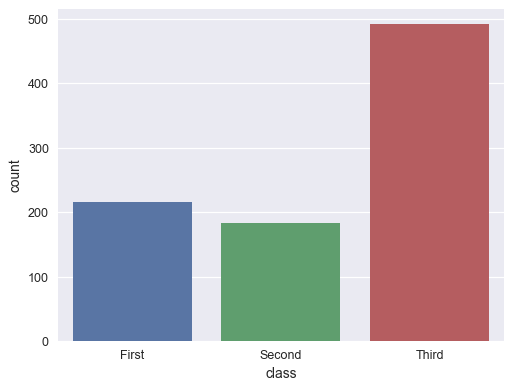

The Python source for this figure:
import seaborn as sns
sns.set_theme(style="darkgrid")
titanic = sns.load_dataset("titanic")
ax = sns.countplot(x="class", data=titanic)
